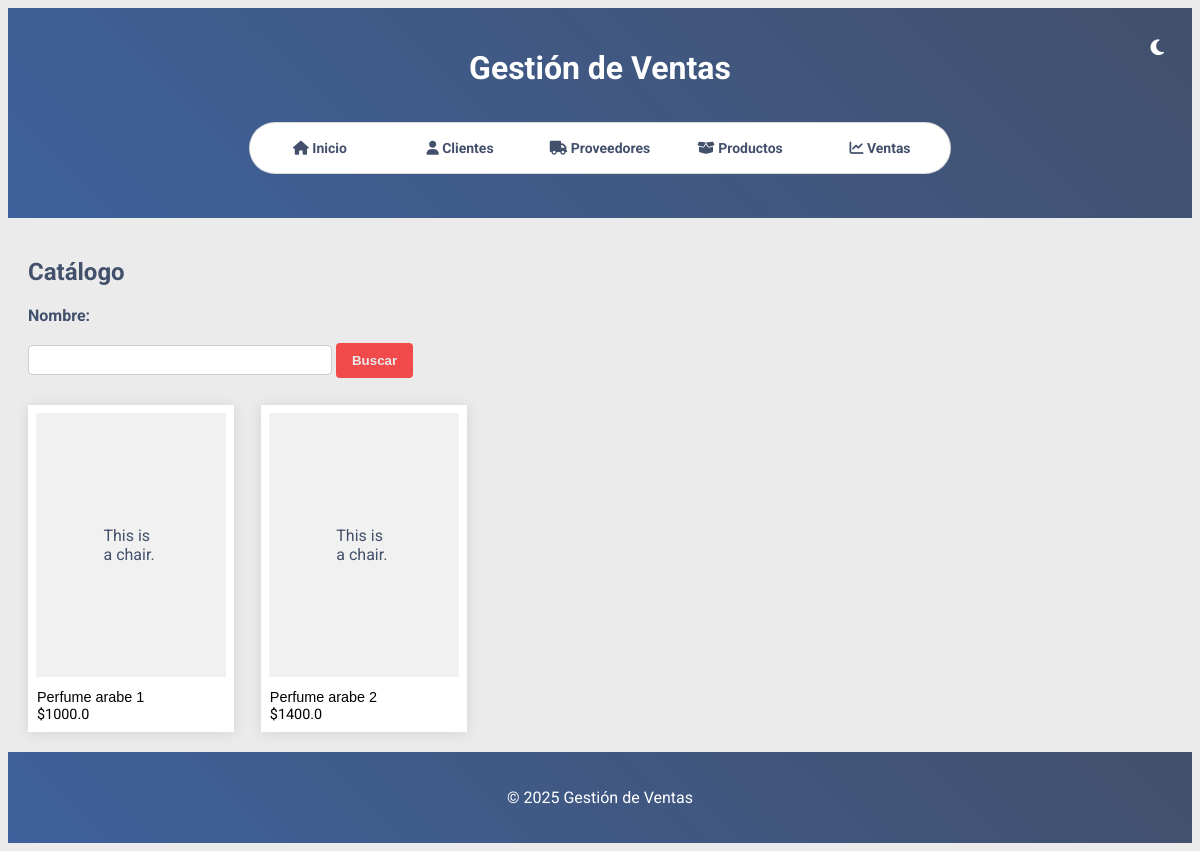
/productos/catalogo, run on an earlier commit of the app's database.
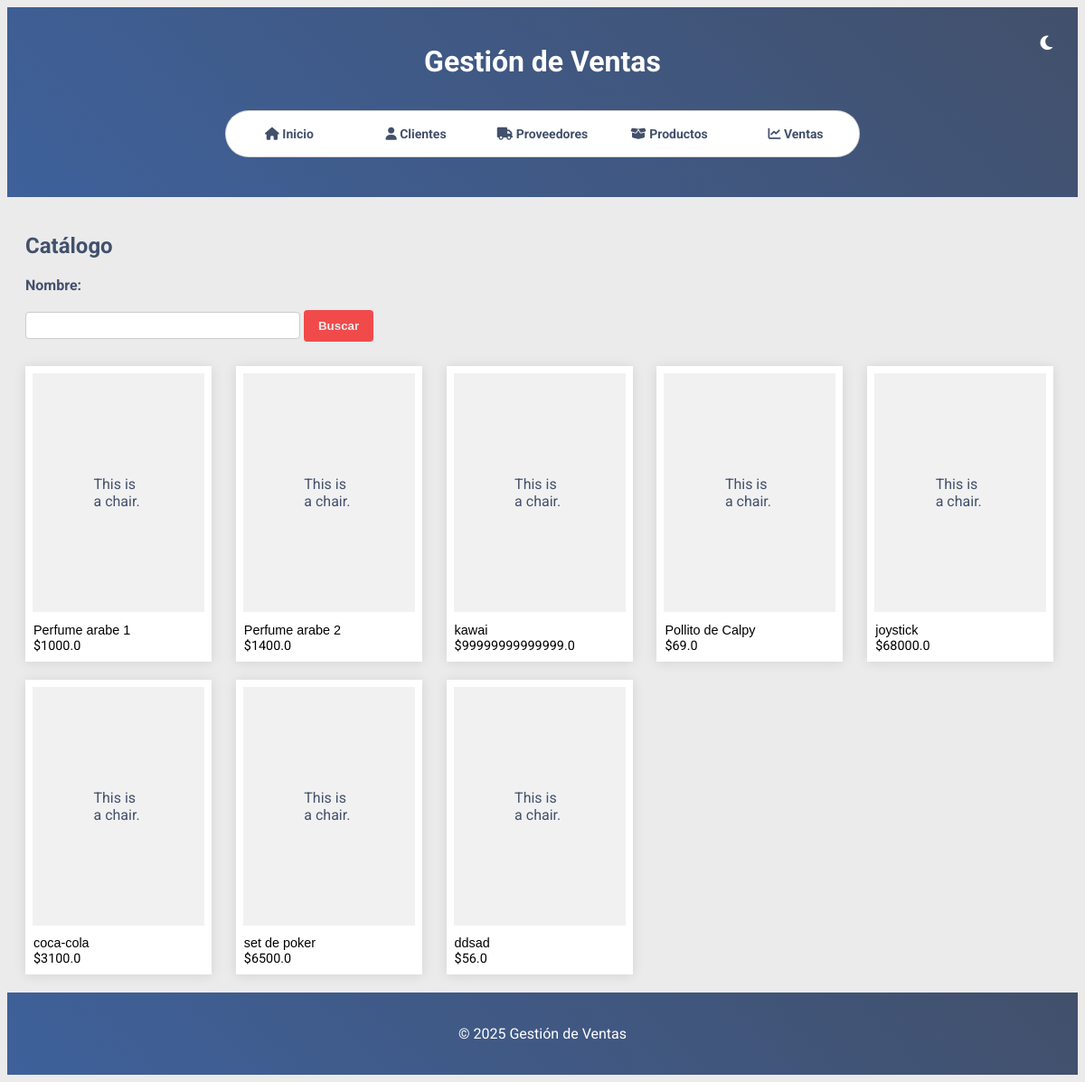
And on a later commit of the database.
### models/producto.py (models this page shows, shortened)
class Producto(db.Model):
    __tablename__ = 'productos'
    id = db.Column(db.Integer, primary_key=True)
    name = db.Column(db.String(50), nullable=False)
    precio = db.Column(db.Float, nullable=True)
    stock = db.Column(db.Integer, nullable=True)
    categoria = db.Column(db.String(50), nullable=False)
    proveedor_id = db.Column(db.Integer, db.ForeignKey('proveedores.id'), nullable=False)

### routes/productos.py (the view)
@bp.route("/catalogo")
def catalogo():
    lista_de_productos = get_all_productos()
    return render_template('productos/catalogo.html', products=lista_de_productos)

### services/productos_service.py (called while the page is built)
def get_all_productos():
    return Producto.query.all()

### templates/productos/catalogo.html (shortened to what this page needs)
{% extends "base.html" %}
{% block content %}
  <h2>Catálogo</h2>
  <form method="POST">
      <label for="nombre">Nombre:</label>
      <input type="text" id="nombre" name="nombre" required>
      <button type="submit">Buscar</button>
  </form>
  <div class="catalog">
    {% for product in products %}
      <div class="card">
        <div class="image">
          {% if product.image_url %}
            <img src="{{ product.image_url }}" alt="{{ product.name }}">
          {% else %}
            <span class="text">This is a chair.</span>
          {% endif %}
        </div>
        <span class="title">{{ product.name }}</span>
        <span class="price">${{ product.precio }}</span>
      </div>
    {% else %}
      <p>No se encontraron productos.</p>
    {% endfor %}
  </div>
{% endblock %}

What changed in the data, as far as the page shows it:
added Producto: name "kawai", precio "99999999999999.0"
added Producto: name "Pollito de Calpy", precio "69.0"
added Producto: name "joystick", precio "68000.0"
added Producto: name "coca-cola", precio "3100.0"
added Producto: name "set de poker", precio "6500.0"
added Producto: name "ddsad", precio "56.0"
